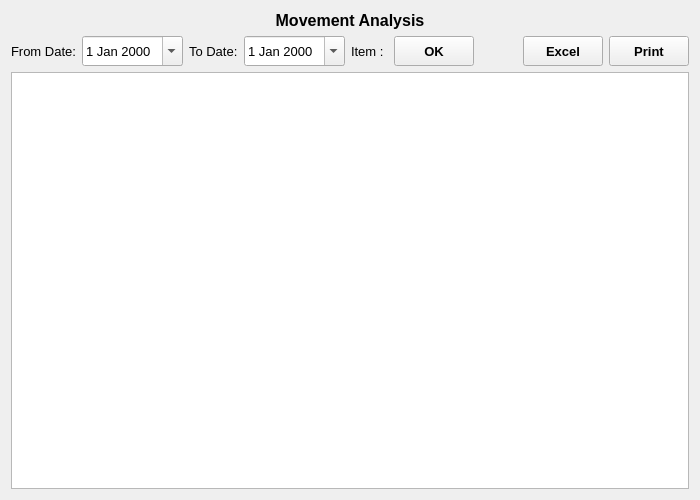
<?xml version="1.0" encoding="UTF-8"?>
<ui version="4.0">
 <class>MovementAnalysis</class>
 <widget class="QWidget" name="MovementAnalysis">
  <property name="geometry">
   <rect>
    <x>0</x>
    <y>0</y>
    <width>700</width>
    <height>500</height>
   </rect>
  </property>
  <property name="font">
   <font>
    <family>Microsoft YaHei UI</family>
    <pointsize>10</pointsize>
   </font>
  </property>
  <property name="windowTitle">
   <string>Form</string>
  </property>
  <layout class="QVBoxLayout" name="verticalLayout">
   <item>
    <widget class="QLabel" name="label">
     <property name="font">
      <font>
       <pointsize>12</pointsize>
       <weight>75</weight>
       <bold>true</bold>
      </font>
     </property>
     <property name="text">
      <string>Movement Analysis</string>
     </property>
     <property name="alignment">
      <set>Qt::AlignCenter</set>
     </property>
    </widget>
   </item>
   <item>
    <layout class="QHBoxLayout" name="horizontalLayout_2" stretch="0,0,0,0,0,0,0,0,0,0">
     <item>
      <widget class="QLabel" name="fromDateLabel_2">
       <property name="text">
        <string>From Date:</string>
       </property>
      </widget>
     </item>
     <item>
      <widget class="QDateEdit" name="fromDateDateEdit">
       <property name="minimumSize">
        <size>
         <width>0</width>
         <height>30</height>
        </size>
       </property>
       <property name="calendarPopup">
        <bool>true</bool>
       </property>
      </widget>
     </item>
     <item>
      <widget class="QLabel" name="toDateLabel_2">
       <property name="text">
        <string>To Date:</string>
       </property>
      </widget>
     </item>
     <item>
      <widget class="QDateEdit" name="toDateDateEdit">
       <property name="minimumSize">
        <size>
         <width>0</width>
         <height>30</height>
        </size>
       </property>
       <property name="calendarPopup">
        <bool>true</bool>
       </property>
      </widget>
     </item>
     <item>
      <widget class="QLabel" name="label_2">
       <property name="text">
        <string>Item : </string>
       </property>
      </widget>
     </item>
     <item>
      <layout class="QHBoxLayout" name="groupLay"/>
     </item>
     <item>
      <widget class="QToolButton" name="OKButton_2">
       <property name="minimumSize">
        <size>
         <width>80</width>
         <height>30</height>
        </size>
       </property>
       <property name="font">
        <font>
         <weight>75</weight>
         <bold>true</bold>
        </font>
       </property>
       <property name="text">
        <string>OK</string>
       </property>
      </widget>
     </item>
     <item>
      <spacer name="horizontalSpacer_2">
       <property name="orientation">
        <enum>Qt::Horizontal</enum>
       </property>
       <property name="sizeHint" stdset="0">
        <size>
         <width>40</width>
         <height>20</height>
        </size>
       </property>
      </spacer>
     </item>
     <item>
      <widget class="QToolButton" name="excelButton_2">
       <property name="minimumSize">
        <size>
         <width>80</width>
         <height>30</height>
        </size>
       </property>
       <property name="font">
        <font>
         <weight>75</weight>
         <bold>true</bold>
        </font>
       </property>
       <property name="text">
        <string>Excel</string>
       </property>
      </widget>
     </item>
     <item>
      <widget class="QToolButton" name="printButton_2">
       <property name="minimumSize">
        <size>
         <width>80</width>
         <height>30</height>
        </size>
       </property>
       <property name="font">
        <font>
         <weight>75</weight>
         <bold>true</bold>
        </font>
       </property>
       <property name="text">
        <string>Print</string>
       </property>
      </widget>
     </item>
    </layout>
   </item>
   <item>
    <widget class="QTableView" name="tableView">
     <property name="font">
      <font>
       <pointsize>12</pointsize>
      </font>
     </property>
     <property name="alternatingRowColors">
      <bool>true</bool>
     </property>
    </widget>
   </item>
  </layout>
 </widget>
 <resources/>
 <connections/>
</ui>
